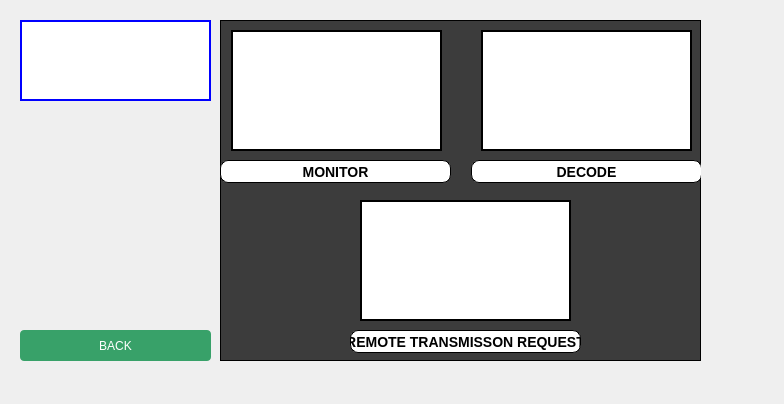
<?xml version="1.0" encoding="UTF-8"?>
<ui version="4.0">
 <class>Honda</class>
 <widget class="QDialog" name="Honda">
  <property name="geometry">
   <rect>
    <x>0</x>
    <y>0</y>
    <width>784</width>
    <height>404</height>
   </rect>
  </property>
  <property name="windowTitle">
   <string>Dialog</string>
  </property>
  <widget class="QLabel" name="label_6">
   <property name="geometry">
    <rect>
     <x>20</x>
     <y>110</y>
     <width>191</width>
     <height>211</height>
    </rect>
   </property>
   <property name="styleSheet">
    <string notr="true">image: url(:/Assets/backGroImage.jpg);</string>
   </property>
   <property name="text">
    <string/>
   </property>
  </widget>
  <widget class="QLabel" name="label_5">
   <property name="geometry">
    <rect>
     <x>20</x>
     <y>20</y>
     <width>191</width>
     <height>81</height>
    </rect>
   </property>
   <property name="styleSheet">
    <string notr="true">image: url(:/Assets/result_mazda-logo-2018-vertical-download.png);
border: 2px solid blue;
background-color: rgb(255, 255, 255);</string>
   </property>
   <property name="text">
    <string/>
   </property>
  </widget>
  <widget class="QFrame" name="frame">
   <property name="geometry">
    <rect>
     <x>220</x>
     <y>20</y>
     <width>481</width>
     <height>341</height>
    </rect>
   </property>
   <property name="styleSheet">
    <string notr="true">border: 1px solid black;
background-color: rgb(60, 60, 60);</string>
   </property>
   <property name="frameShape">
    <enum>QFrame::Shape::StyledPanel</enum>
   </property>
   <property name="frameShadow">
    <enum>QFrame::Shadow::Raised</enum>
   </property>
   <widget class="QPushButton" name="pushButton_8">
    <property name="geometry">
     <rect>
      <x>130</x>
      <y>310</y>
      <width>231</width>
      <height>23</height>
     </rect>
    </property>
    <property name="styleSheet">
     <string notr="true">

QPushButton {
	font-family: 'Roboto', sans-serif;
    font-size: 14px;
    font-weight: 500;
    border-radius: 8px;
    color: rgb(0, 0, 0);
    border: 1px solid black;
	background-color: rgb(255, 255, 255);
    
}

</string>
    </property>
    <property name="text">
     <string>REMOTE TRANSMISSON REQUEST</string>
    </property>
   </widget>
   <widget class="QLabel" name="label_4">
    <property name="geometry">
     <rect>
      <x>140</x>
      <y>180</y>
      <width>211</width>
      <height>121</height>
     </rect>
    </property>
    <property name="styleSheet">
     <string notr="true">image: url(:/Assets/remote-frame-control-field.jpg);
background-color: rgb(255, 255, 255);
border: 2px solid black;</string>
    </property>
    <property name="text">
     <string/>
    </property>
   </widget>
   <widget class="QPushButton" name="pushButton_6">
    <property name="geometry">
     <rect>
      <x>251</x>
      <y>140</y>
      <width>231</width>
      <height>23</height>
     </rect>
    </property>
    <property name="styleSheet">
     <string notr="true">

QPushButton {
	font-family: 'Roboto', sans-serif;
    font-size: 14px;
    font-weight: 500;
    border-radius: 8px;
    color: rgb(0, 0, 0);
    border: 1px solid black;
	background-color: rgb(255, 255, 255);
    
}

</string>
    </property>
    <property name="text">
     <string>DECODE</string>
    </property>
   </widget>
   <widget class="QPushButton" name="pushButtonMonitor">
    <property name="geometry">
     <rect>
      <x>0</x>
      <y>140</y>
      <width>231</width>
      <height>23</height>
     </rect>
    </property>
    <property name="styleSheet">
     <string notr="true">

QPushButton {
	font-family: 'Roboto', sans-serif;
    font-size: 14px;
    font-weight: 500;
    border-radius: 8px;
    color: rgb(0, 0, 0);
    border: 1px solid black;
	background-color: rgb(255, 255, 255);
    
}

</string>
    </property>
    <property name="text">
     <string>MONITOR</string>
    </property>
   </widget>
   <widget class="QLabel" name="label_2">
    <property name="geometry">
     <rect>
      <x>11</x>
      <y>10</y>
      <width>211</width>
      <height>121</height>
     </rect>
    </property>
    <property name="styleSheet">
     <string notr="true">image: url(:/Assets/minotor_imager.png);
border: 2px solid black;
background-color: rgb(255, 255, 255);</string>
    </property>
    <property name="text">
     <string/>
    </property>
   </widget>
   <widget class="QLabel" name="label">
    <property name="geometry">
     <rect>
      <x>261</x>
      <y>10</y>
      <width>211</width>
      <height>121</height>
     </rect>
    </property>
    <property name="styleSheet">
     <string notr="true">image: url(:/Assets/decode.jpg);
background-color: rgb(255, 255, 255);
border: 2px solid black;</string>
    </property>
    <property name="text">
     <string/>
    </property>
   </widget>
  </widget>
  <widget class="QPushButton" name="buttonHome">
   <property name="geometry">
    <rect>
     <x>20</x>
     <y>330</y>
     <width>191</width>
     <height>31</height>
    </rect>
   </property>
   <property name="styleSheet">
    <string notr="true">background-color: #38A169; color: white;
border-radius: 4px;</string>
   </property>
   <property name="text">
    <string>BACK</string>
   </property>
  </widget>
 </widget>
 <resources/>
 <connections/>
</ui>
